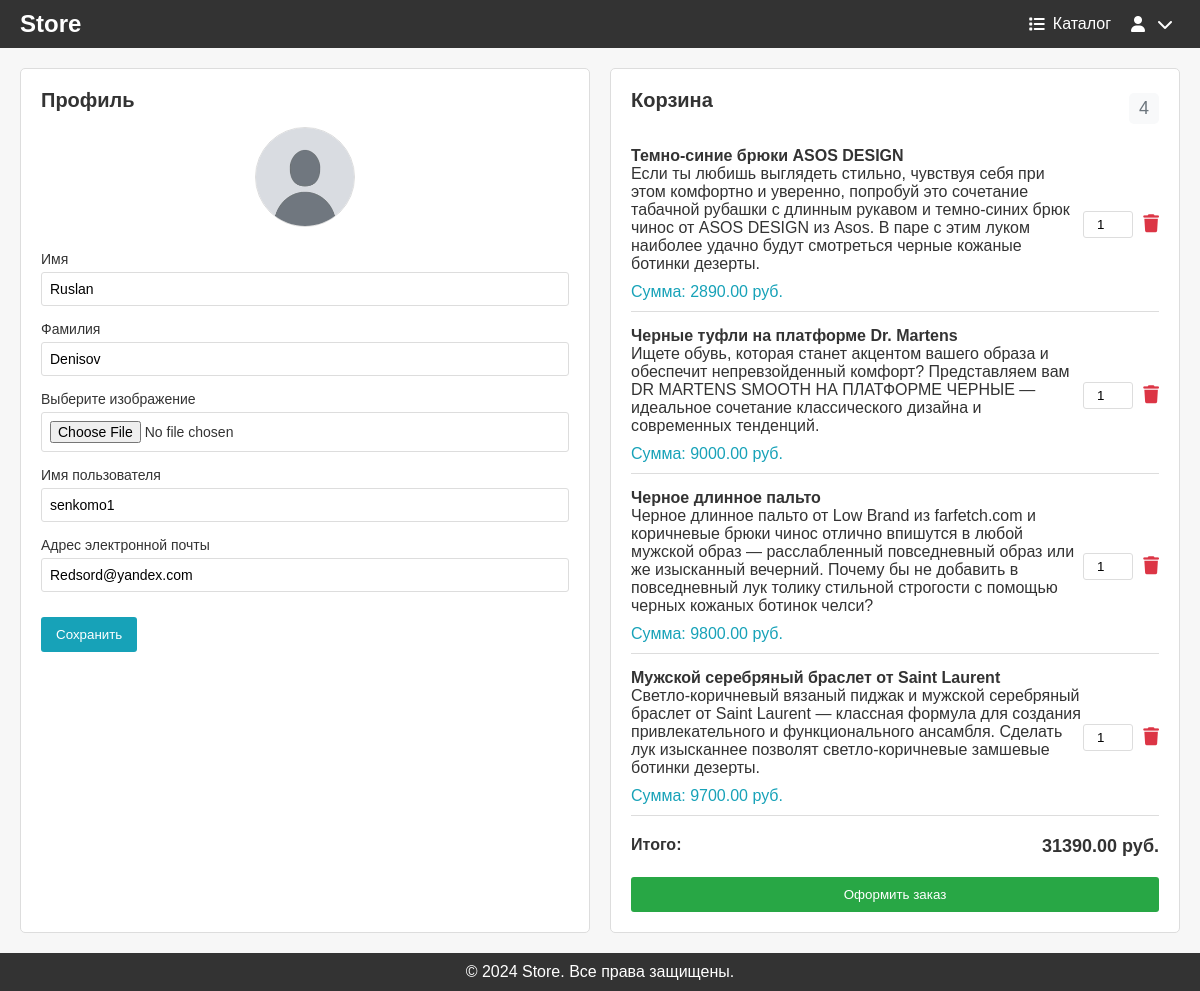
Page /users/profile/52/ (signed in) on the committed database.
### users/models.py (models this page shows)
class User(AbstractUser):
    image = models.ImageField(upload_to='users_images', null=True, blank=True)
    is_verified_email = models.BooleanField(default=False)

### products/models.py (models this page shows, shortened)
class Basket(models.Model):
    user = models.ForeignKey(to=User, on_delete=models.CASCADE)
    product = models.ForeignKey(to=Product, on_delete=models.CASCADE)
    quantity = models.PositiveSmallIntegerField(default=0)
    created_timestamp = models.DateTimeField(auto_now_add=True)
    objects = BasketQuerySet.as_manager()
    def sum(self):
        return self.product.price * self.quantity

class Product(models.Model):
    name = models.CharField(max_length=256)
    description = models.TextField()
    price = models.DecimalField(max_digits=6, decimal_places=2)
    quantity = models.PositiveIntegerField(default=0)
    image = models.ImageField(upload_to='products_images')
    category = models.ForeignKey(to=ProductCategory, on_delete=models.CASCADE)
    class Meta:
        verbose_name = 'product'
        verbose_name_plural = 'products'

### users/views.py (the view, shortened to what this page needs)
# urls.py: path('profile/<int:pk>/', login_required(UserProfileView.as_view()), name='profile'),
class UserProfileView(TitleMixin, UpdateView):
    model = User
    form_class = UserProfileForm
    template_name = 'users/profile.html'
    title = 'Store - Личный кабинет'

### users/forms.py
class UserProfileForm(UserChangeForm):
    first_name = forms.CharField(widget=forms.TextInput(attrs={'class': 'form-control py-4'}))
    last_name = forms.CharField(widget=forms.TextInput(attrs={'class': 'form-control py-4'}))
    image = forms.ImageField(widget=forms.FileInput(attrs={'class': 'custom-file-input'}), required=False)
    username = forms.CharField(widget=forms.TextInput(attrs={'class': 'form-control py-4', 'readonly': True}))
    email = forms.CharField(widget=forms.TextInput(attrs={'class': 'form-control py-4', 'readonly': True}))
    class Meta:
        model = User
        fields = ('first_name', 'last_name', 'image', 'username', 'email',)

### common/views.py (called while the page is built)
    def get_context_data(self, **kwargs):
        context = super(TitleMixin, self).get_context_data(**kwargs)
        context['title'] = self.title
        return context

### products/context_processors.py (called while the page is built)
def baskets(request):
    user = request.user
    return {'baskets': Basket.objects.filter(user=user) if user.is_authenticated else []}

### products/models.py (called while the page is built)
      def total_sum(self):
        return sum(basket.sum() for basket in self)

      def total_quantity(self):
        return sum(basket.quantity for basket in self)

### users/templates/users/profile.html (shortened to what this page needs)
{% extends 'products/base.html' %}
{% load static %}
{% block content %}
<main>
    <div class="profile-container">
        <div class="profile-info">
            <h2>Профиль</h2>
            <div class="avatar">
                <img src="{% if user.image %} {{ user.image.url }} {% else %} {% static 'images/default_avatar.png' %} {% endif %}" alt="Фото профиля">
            </div>
            <form action="{% url 'users:profile' pk=user.id %}" method="POST" enctype="multipart/form-data">
                <div class="form-row">
                    <label for="{{ form.first_name.id_for_label }}">Имя</label>
                    {{ form.first_name }}
                </div>
                <div class="form-row">
                    <label for="{{ form.last_name.id_for_label }}">Фамилия</label>
                    {{ form.last_name }}
                </div>
                <div class="form-row">
                    <label for="{{ form.image.id_for_label }}">Выберите изображение</label>
                    {{ form.image }}
                </div>
                <div class="form-row">
                    <label for="{{ form.username.id_for_label }}">Имя пользователя</label>
                    {{ form.username }}
                </div>
                <div class="form-row">
                    <label for="{{ form.email.id_for_label }}">Адрес электронной почты</label>
                    {{ form.email }}
                </div>
                <button type="submit" class="save-button">Сохранить</button>
            </form>
    </div>
            {% include 'products/baskets.html' %}
        </div>
</main>
{% endblock %}

### products/templates/products/baskets.html
{% if baskets %}
<div class="cart">
    <div class="cart-header">
        <h2>Корзина</h2>
        <div class="cart-total-quantity">
            <span id="total-quantity">{{ baskets.total_quantity }}</span>
        </div>
    </div>
    {% for basket in baskets %}
    <div class="cart-item">
        <div class="cart-item-info">
            <p><strong>{{ basket.product.name }}</strong></p>
            <p>{{ basket.product.description }}</p>
            <p class="cart-item-sum">Сумма: {{ basket.sum }} руб.</p>
        </div>
        <div class="cart-item-controls">
            <input type="number" value="{{ basket.quantity }}" min="0" class="cart-item-quantity" data-price="{{ basket.sum }}">
            <a href="{% url 'products:basket_remove' basket.id %}">
                <button class="delete-button">
                    <i class="fas fa-trash"></i>
                </button>
            </a>
        </div>
    </div>
    {% endfor %}
    <div class="cart-summary">
        <p><strong>Итого:</strong></p>
        <span id="total-sum">{{ baskets.total_sum }} руб.</span>
    </div>
    <button class="checkout-button">Оформить заказ</button>
</div>
{% else %}
<div class="cart">
    <h2>Корзина пуста</h2>
</div>
{% endif %}

### products/templates/products/base.html (style rules this page uses)
* { margin: 0; padding: 0; box-sizing: border-box; font-family: Arial, sans-serif; }
body { background-color: #f7f7f7; color: #333; }

### users/templates/users/profile.html (style rules this page uses)
.profile-container { display: flex; gap: 20px; max-width: 1200px; margin: 20px auto; padding: 0 20px; }
.profile-info, .cart { background-color: #fff; padding: 20px; border: 1px solid #ddd; border-radius: 5px; flex: 1; }
.profile-info h2, .cart h2 { font-size: 20px; margin-bottom: 15px; }
.avatar { text-align: center; margin-bottom: 20px; }
.avatar img { width: 100px; height: 100px; border-radius: 50%; border: 1px solid #ddd; }
.form-row { margin-bottom: 15px; }
.form-row label { display: block; margin-bottom: 5px; font-size: 14px; }
.form-row input { width: 100%; padding: 8px; border: 1px solid #ddd; border-radius: 3px; font-size: 14px; }
.save-button { background-color: #17a2b8; color: #fff; border: none; padding: 10px 15px; border-radius: 3px; cursor: pointer; margin-top: 10px; }
.cart-item { display: flex; justify-content: space-between; align-items: center; margin-bottom: 15px; border-bottom: 1px solid #ddd; padding-bottom: 10px; }
.cart-item-controls { display: flex; gap: 10px; align-items: center; }
.cart-item-controls input { width: 50px; padding: 5px; text-align: center; border: 1px solid #ddd; border-radius: 3px; }
.delete-button { background: none; border: none; color: #dc3545; font-size: 18px; cursor: pointer; }
.cart-summary { display: flex; justify-content: space-between; margin: 20px 0; font-size: 16px; }
.cart-summary span { font-size: 18px; font-weight: bold; }
.checkout-button { background-color: #28a745; color: #fff; border: none; padding: 10px 15px; border-radius: 3px; width: 100%; cursor: pointer; }
.cart h2 { text-align: center; }
.cart-header { display: flex; justify-content: space-between; align-items: center; margin-bottom: 20px; }
.cart-total-quantity { font-size: 18px; color: #6c757d; background-color: #f8f9fa; padding: 5px 10px; border-radius: 5px; }
.cart-item-sum { font-size: 16px; color: #17a2b8; margin-top: 10px; }

### rows in the picture
User: first_name "Ruslan", last_name "Denisov", username "senkomo1", email "Redsord@yandex.com"
Basket: total_quantity "4", product.name "Темно-синие брюки ASOS DESIGN", product.description "Если ты любишь выглядеть стильно, чувствуя себя при этом комфортно и уверенно, попробуй это сочетание табачной рубашки с длинным рукавом и темно-синих брюк чинос от ASOS DESIGN из Asos. В паре с этим луком наиболее удачно будут смотреться черные кожаные ботинки дезерты.", sum "2890.00", quantity "1", total_sum "31390.00"
Basket: product.name "Черные туфли на платформе Dr. Martens", product.description "Ищете обувь, которая станет акцентом вашего образа и обеспечит непревзойденный комфорт? Представляем вам DR MARTENS SMOOTH НА ПЛАТФОРМЕ ЧЕРНЫЕ — идеальное сочетание классического дизайна и современных тенденций.", sum "9000.00", quantity "1"
Basket: product.name "Черное длинное пальто", product.description "Черное длинное пальто от Low Brand из farfetch.com и коричневые брюки чинос отлично впишутся в любой мужской образ — расслабленный повседневный образ или же изысканный вечерний. Почему бы не добавить в повседневный лук толику стильной строгости с помощью черных кожаных ботинок челси?", sum "9800.00", quantity "1"
Basket: product.name "Мужской серебряный браслет от Saint Laurent", product.description "Светло-коричневый вязаный пиджак и мужской серебряный браслет от Saint Laurent — классная формула для создания привлекательного и функционального ансамбля. Сделать лук изысканнее позволят светло-коричневые замшевые ботинки дезерты.", sum "9700.00", quantity "1"
